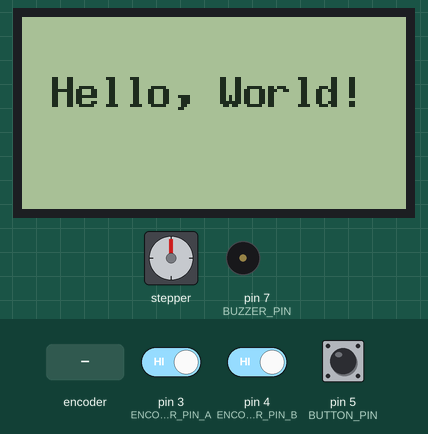
Simulated run of this sketch. Board: Arduino Mega 2560, built with avr-gcc and run on an emulated ATmega2560. On the bench: 128×64 one-colour display, stepper motor, buzzer (waves = sounding, pin HIGH). The test bench sets the inputs (shaded band); at power-on: pin 5 (BUTTON_PIN) HIGH, pin 3 (ENCODER_PIN_A) HIGH, pin 4 (ENCODER_PIN_B) HIGH. Stepper angles assume 200 steps per turn.

Above: at 1.2 s.
1.3 s: rotary encoder on pin 3 (ENCODER_PIN_A) / pin 4 (ENCODER_PIN_B) turned 2 steps (second pin leading)
At 3.15 s:
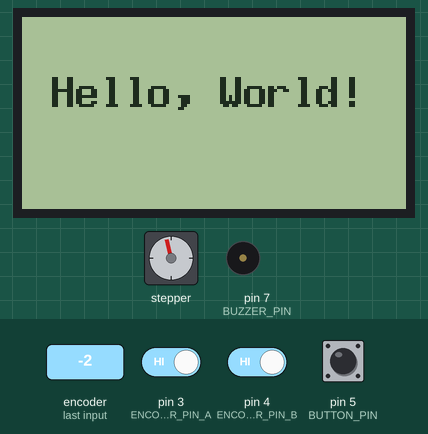
3.6 s: pin 5 (BUTTON_PIN) pulled LOW for 3.2 s
At 4.4 s:
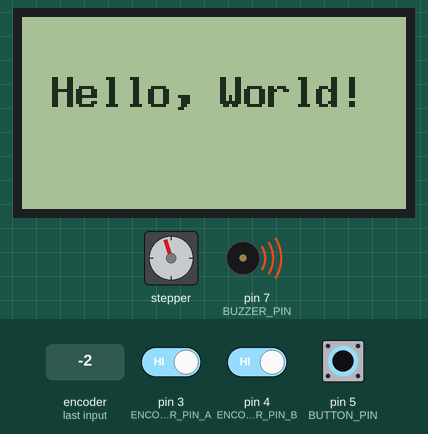
8.3 s: rotary encoder on pin 3 (ENCODER_PIN_A) / pin 4 (ENCODER_PIN_B) turned 2 steps (second pin leading)
11.3 s: pin 5 (BUTTON_PIN) pulled LOW for 0.15 s
At 12.1 s:
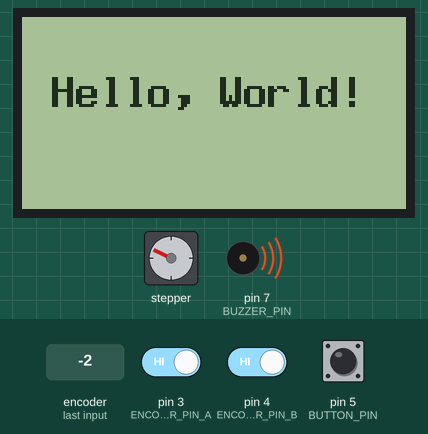
15.0 s: pin 5 (BUTTON_PIN) pulled LOW for 1 s
At 15.8 s:
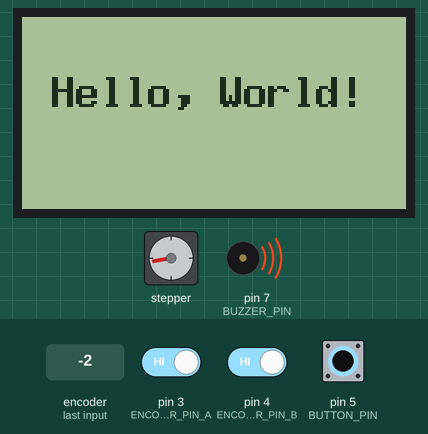
16.6 s: rotary encoder on pin 3 (ENCODER_PIN_A) / pin 4 (ENCODER_PIN_B) turned 2 steps (second pin leading)
Timing chart, 0 to 22.1 s (numbered marks = the images above; inputs shaded):
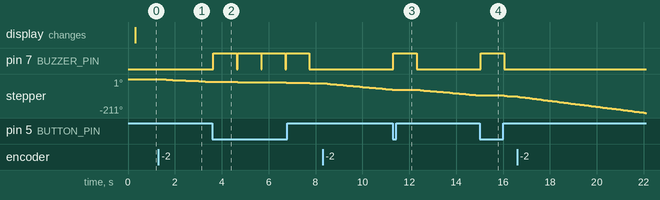

The sketch:

filamentWinder.ino
```cpp
#include <U8g2lib.h>
#include <AccelStepper.h>

// Define the pin connections
#define LCD_PIN_RS 16
#define LCD_PIN_EN 17
#define LCD_PIN_D4 23
#define LCD_PIN_D5 25
#define LCD_PIN_D6 27
#define LCD_PIN_D7 29
#define BUZZER_PIN 7
#define ENCODER_PIN_A 3
#define ENCODER_PIN_B 4
#define BUTTON_PIN 5
#define MOTOR1_STEP_PIN 54
#define MOTOR1_DIR_PIN 55
#define MOTOR2_STEP_PIN 60
#define MOTOR2_DIR_PIN 61

// Define the maximum speed and acceleration for the stepper motors
#define MAX_SPEED 1000
#define ACCELERATION 500
// Define the display type and rotation
//U8G2_ST7920_128X64_1_SW_SPI u8g(U8G2_R0, /* clock=*/ 13, /* data=*/ 11, /* cs=*/ 8, /* reset=*/ 9);
//// Define the display type and rotation
U8G2_ST7920_128X64_1_SW_SPI u8g(U8G2_R2, /* clock=*/ 23, /* data=*/ 25, /* cs=*/ 17, /* reset=*/ 16);

//U8GLIB_ST7920_128X64_1X u8g(LCD_PIN_EN, LCD_PIN_RS, LCD_PIN_D4, LCD_PIN_D5, LCD_PIN_D6, LCD_PIN_D7);
AccelStepper stepper1(AccelStepper::DRIVER, MOTOR1_STEP_PIN, MOTOR1_DIR_PIN);
AccelStepper stepper2(AccelStepper::DRIVER, MOTOR2_STEP_PIN, MOTOR2_DIR_PIN);

int encoderValue = 0;
int lastEncoderValue = 0;

void setup()
{
    pinMode(BUZZER_PIN, OUTPUT);
    pinMode(ENCODER_PIN_A, INPUT_PULLUP);
    pinMode(ENCODER_PIN_B, INPUT_PULLUP);
    pinMode(BUTTON_PIN, INPUT_PULLUP);

   // u8g.setRot180();             // Set the display rotation if needed
    u8g.setFont(u8g_font_8x13B); // Set the font for text

    // Initialize the LCD
    u8g.begin();

    // Set the maximum speed and acceleration for the stepper motors
    stepper1.setMaxSpeed(MAX_SPEED);
    stepper1.setAcceleration(ACCELERATION);
    stepper2.setMaxSpeed(MAX_SPEED);
    stepper2.setAcceleration(ACCELERATION);
}

void loop()
{
    u8g.firstPage();
    do
    {
        // Display "Hello, World!" on the screen
        u8g.drawStr(10, 30, "Hello, World!");

        // Check if the button is pressed
        if (digitalRead(BUTTON_PIN) == LOW)
        {
            // Perform some action when the button is pressed
            digitalWrite(BUZZER_PIN, HIGH); // Turn on the buzzer
            delay(1000);                    // Delay for 1 second
            digitalWrite(BUZZER_PIN, LOW);  // Turn off the buzzer
        }

        // Read the encoder rotation
        int encoderPinA = digitalRead(ENCODER_PIN_A);
        if (encoderPinA != lastEncoderValue)
        {
            if (digitalRead(ENCODER_PIN_B) != encoderPinA)
            {
                encoderValue++;
            }
            else
            {
                encoderValue--;
            }
        }
        lastEncoderValue = encoderPinA;

        // Display the encoder value on the screen
       // u8g.setPrintPos(10, 50);
        u8g.print("Encoder: ");
        u8g.print(encoderValue);

        // Adjust the speed of stepper1 based on the encoder value
        int mappedSpeed1 = map(encoderValue, 0, 1023, 0, MAX_SPEED);
        stepper1.setSpeed(mappedSpeed1);

        // Start the steppers
        stepper1.runSpeed();
        stepper2.runSpeed();

    } while (u8g.nextPage());

    // Add delay or other code here if needed
}
```

Measured:
- after the input at 1.3 s, stepper: keeps turning counter-clockwise at about 8°/s, starting after 0.06 s
- after the input at 3.6 s, pin 7 (BUZZER_PIN): alternates HIGH for 1.0 s and LOW for 0.03 s, starting after 0.05 s
- after the input at 11.3 s, pin 7 (BUZZER_PIN): LOW → HIGH at once, → LOW 1.0 s later
- after the input at 15.0 s, pin 7 (BUZZER_PIN): LOW → HIGH after 0.05 s, → LOW 1.0 s later
